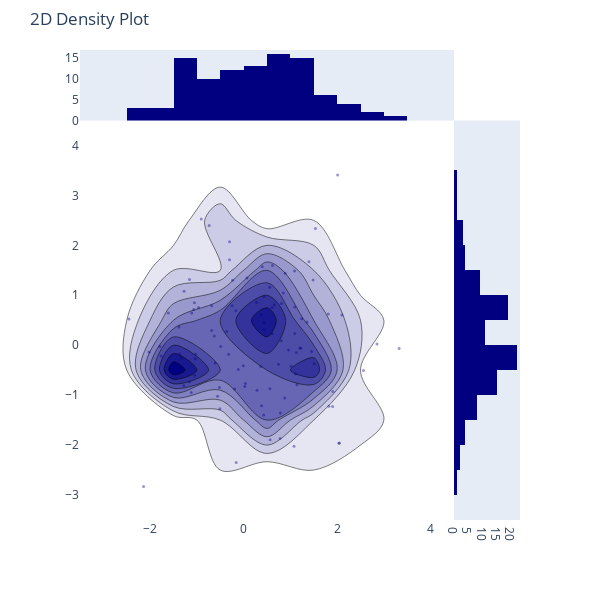

Write notebook code for a chart like this one.
### Code cell
plot_2d_density(reduced_df.latent0.values, reduced_df.latent1.values)
